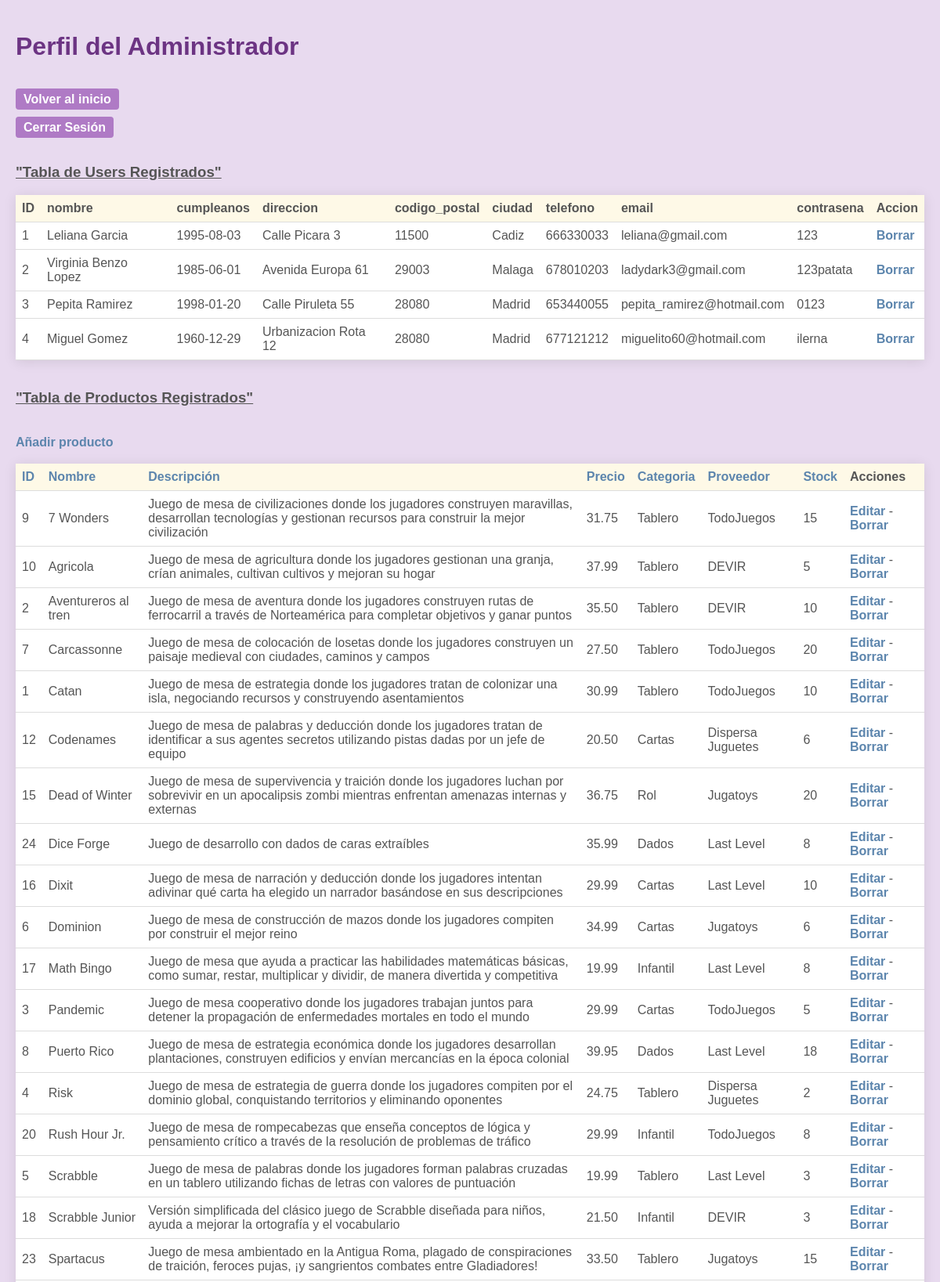
Page /models/adminManager.php?orden=nombre (signed in, upper part) on the committed database.
### tables this page shows
CREATE TABLE users (
id_user int (15) auto_increment PRIMARY KEY NOT NULL,
nombre varchar (50) NOT NULL,
cumpleanos date DEFAULT NULL,
direccion varchar (50) DEFAULT NULL,
codigo_postal varchar (5) DEFAULT NULL,
ciudad varchar (50) DEFAULT NULL,
telefono varchar (12) DEFAULT NULL,
email varchar (100) UNIQUE NOT NULL,
contrasena varchar (50) NOT NULL
);

CREATE TABLE productos (
id_producto int (10) auto_increment PRIMARY KEY NOT NULL, 
nombre varchar (50) NOT NULL,
descripcion MEDIUMTEXT,
precio decimal (10,2) NOT NULL,
id_categoria varchar (20) NOT NULL,
id_proveedor int (15) NOT NULL,
stock int NOT NULL,
CONSTRAINT id_categoria_fk FOREIGN KEY (id_categoria) REFERENCES categorias (id_categoria) ON DELETE CASCADE ON UPDATE CASCADE,
CONSTRAINT id_proveedor_fk FOREIGN KEY (id_proveedor) REFERENCES proveedores (id_proveedor) ON DELETE CASCADE ON UPDATE CASCADE
);

CREATE TABLE proveedores (
id_proveedor int (15) PRIMARY KEY NOT NULL,
nombre varchar (50) NOT NULL,
direccion varchar (50) NOT NULL,
telefono varchar (12) NOT NULL
);

### controllers/sesionController.php (called while the page is built, shortened)
<?php
	function getListaUsuarios() {
		$conecta = crearConexion();
		$consulta = "SELECT id_user, nombre, cumpleanos, direccion, codigo_postal, ciudad, telefono, email, contrasena FROM users";
		$resultado = mysqli_query($conecta, $consulta);
		return $resultado;
	}
	function getProductos($orden) {
		$conecta = crearConexion();
		$consulta = "SELECT productos.id_producto, productos.nombre, productos.descripcion, productos.precio, productos.id_categoria,
					proveedores.nombre as nombreProveedor, productos.stock
					FROM productos
					INNER JOIN proveedores
					ON productos.id_proveedor = proveedores.id_proveedor
					ORDER BY $orden";
		$resultado = mysqli_query($conecta, $consulta);
		return $resultado;
	}
?>

### controllers/funcionesAdmin.php (the view, shortened to what this page needs)
<!DOCTYPE html>
<html>
<head>
	<link rel="stylesheet" type="text/css" href="../views/perfilAdmin.css">
</head>
<body>
<?php
	function pintaTablaUsuarios(){
		$listaUsuarios = getListaUsuarios();
		echo "<table>\n
				<tr>\n
					<th>ID</th>\n
					<th>nombre</th>\n
					<th>cumpleanos</th>\n
					<th>direccion</th>\n
					<th>codigo_postal</th>\n
					<th>ciudad</th>\n
					<th>telefono</th>\n
					<th>email</th>\n
					<th>contrasena</th>\n
					<th>Accion</th>\n
				</tr>\n";
		while ($fila = mysqli_fetch_assoc($listaUsuarios)) {
		echo "<tr>\n";
		echo "<td>" . $fila['id_user'] . "</td>\n";
		echo "<td>" . $fila['nombre'] . "</td>\n";
		echo "<td>" . $fila['cumpleanos'] . "</td>\n";
		echo "<td>" . $fila['direccion'] . "</td>\n";
		echo "<td>" . $fila['codigo_postal'] . "</td>\n";
		echo "<td>" . $fila['ciudad'] . "</td>\n";
		echo "<td>" . $fila['telefono'] . "</td>\n";
		echo "<td>" . $fila['email'] . "</td>\n";
		echo "<td>" . $fila['contrasena'] . "</td>\n";
		echo "<td><a href='../models/adminManager.php?id_user=" . $fila['id_user'] . "'>Borrar</a></td>\n";
		echo "</tr>\n";
		}
		echo "</table>\n";
	}
	function pintaProductos($orden) {
		$productos = getProductos($orden);
		echo "<table>\n
				<tr>\n
					<th><a href='../models/adminManager.php?orden=id_producto'>ID</a></th>\n
					<th><a href='../models/adminManager.php?orden=nombre'>Nombre</a></th>\n
					<th><a href='../models/adminManager.php?orden=descripcion'>Descripción</a></th>\n
					<th><a href='../models/adminManager.php?orden=precio'>Precio</a></th>\n
					<th><a href='../models/adminManager.php?orden=id_categoria'>Categoria</a></th>\n
					<th><a href='../models/adminManager.php?orden=nombreProveedor'>Proveedor</a></th>\n
					<th><a href='../models/adminManager.php?orden=stock'>Stock</a></th>\n
					<th>Acciones</th>
				</tr>\n";
		while ($fila = mysqli_fetch_assoc($productos)) {
			echo "<tr>\n
					<td>" . $fila['id_producto'] . "</td>\n
					<td>" . $fila['nombre'] . "</td>\n
					<td>" . $fila['descripcion'] . "</td>\n
					<td>" . $fila['precio'] . "</td>\n
					<td>" . $fila['id_categoria'] . "</td>\n
					<td>" . $fila['nombreProveedor'] . "</td>\n
					<td>" . $fila['stock'] . "</td>\n";
				echo "<td><a href='../controllers/adminProductos.php?Editar=" . $fila['id_producto'] . "'>Editar</a> - <a href=
				'../controllers/adminProductos.php?Borrar=" . $fila['id_producto'] . "'>Borrar</a></td>";
			echo "</tr>\n";
		}
		echo "</table>";
	}
?>
</body>
</html>

### views/perfilAdmin.css (style rules this page uses)
body { font-family: Arial, sans-serif; background: #E8DAEF; color: #555; margin: 0; padding: 20px; }
table { width: 100%; border-collapse: collapse; margin: auto; background: #FFF; box-shadow: 0 2px 15px rgba(0,0,0,0.1); }
th, td { padding: 8px; text-align: left; border-bottom: 1px solid #ddd; }
th { background-color: #FEF9E7; color: #555; }
a { color: #5C85AD; text-decoration: none; font-weight: bold; }

### rows in the picture
users: id_user "1", nombre "Leliana Garcia", cumpleanos "1995-08-03", direccion "Calle Picara 3", codigo_postal "11500", ciudad "Cadiz", telefono "666330033", email "leliana@gmail.com", contrasena "123"
users: id_user "2", nombre "Virginia Benzo Lopez", cumpleanos "1985-06-01", direccion "Avenida Europa 61", codigo_postal "29003", ciudad "Malaga", telefono "678010203", email "ladydark3@gmail.com", contrasena "123patata"
users: id_user "3", nombre "Pepita Ramirez", cumpleanos "1998-01-20", direccion "Calle Piruleta 55", codigo_postal "28080", ciudad "Madrid", telefono "653440055", email "pepita_ramirez@hotmail.com", contrasena "0123"
users: id_user "4", nombre "Miguel Gomez", cumpleanos "1960-12-29", direccion "Urbanizacion Rota 12", codigo_postal "28080", ciudad "Madrid", telefono "677121212", email "miguelito60@hotmail.com", contrasena "ilerna"
productos: id_producto "9", nombre "7 Wonders", descripcion "Juego de mesa de civilizaciones donde los jugadores construyen maravillas, desarrollan tecnologías y gestionan recursos para construir la mejor civilización", precio "31.75", id_categoria "Tablero", id_proveedor.nombre "TodoJuegos", stock "15"
productos: id_producto "10", nombre "Agricola", descripcion "Juego de mesa de agricultura donde los jugadores gestionan una granja, crían animales, cultivan cultivos y mejoran su hogar", precio "37.99", id_categoria "Tablero", id_proveedor.nombre "DEVIR", stock "5"
productos: id_producto "2", nombre "Aventureros al tren", descripcion "Juego de mesa de aventura donde los jugadores construyen rutas de ferrocarril a través de Norteamérica para completar objetivos y ganar puntos", precio "35.50", id_categoria "Tablero", id_proveedor.nombre "DEVIR", stock "10"
productos: id_producto "7", nombre "Carcassonne", descripcion "Juego de mesa de colocación de losetas donde los jugadores construyen un paisaje medieval con ciudades, caminos y campos", precio "27.50", id_categoria "Tablero", id_proveedor.nombre "TodoJuegos", stock "20"
productos: id_producto "1", nombre "Catan", descripcion "Juego de mesa de estrategia donde los jugadores tratan de colonizar una isla, negociando recursos y construyendo asentamientos", precio "30.99", id_categoria "Tablero", id_proveedor.nombre "TodoJuegos", stock "10"
productos: id_producto "12", nombre "Codenames", descripcion "Juego de mesa de palabras y deducción donde los jugadores tratan de identificar a sus agentes secretos utilizando pistas dadas por un jefe de equipo", precio "20.50", id_categoria "Cartas", id_proveedor.nombre "Dispersa Juguetes", stock "6"
productos: id_producto "15", nombre "Dead of Winter", descripcion "Juego de mesa de supervivencia y traición donde los jugadores luchan por sobrevivir en un apocalipsis zombi mientras enfrentan amenazas internas y externas", precio "36.75", id_categoria "Rol", id_proveedor.nombre "Jugatoys", stock "20"
productos: id_producto "24", nombre "Dice Forge", descripcion "Juego de desarrollo con dados de caras extraíbles", precio "35.99", id_categoria "Dados", id_proveedor.nombre "Last Level", stock "8"
productos: id_producto "16", nombre "Dixit", descripcion "Juego de mesa de narración y deducción donde los jugadores intentan adivinar qué carta ha elegido un narrador basándose en sus descripciones", precio "29.99", id_categoria "Cartas", id_proveedor.nombre "Last Level", stock "10"
productos: id_producto "6", nombre "Dominion", descripcion "Juego de mesa de construcción de mazos donde los jugadores compiten por construir el mejor reino", precio "34.99", id_categoria "Cartas", id_proveedor.nombre "Jugatoys", stock "6"
productos: id_producto "17", nombre "Math Bingo", descripcion "Juego de mesa que ayuda a practicar las habilidades matemáticas básicas, como sumar, restar, multiplicar y dividir, de manera divertida y competitiva", precio "19.99", id_categoria "Infantil", id_proveedor.nombre "Last Level", stock "8"
productos: id_producto "3", nombre "Pandemic", descripcion "Juego de mesa cooperativo donde los jugadores trabajan juntos para detener la propagación de enfermedades mortales en todo el mundo", precio "29.99", id_categoria "Cartas", id_proveedor.nombre "TodoJuegos", stock "5"
productos: id_producto "8", nombre "Puerto Rico", descripcion "Juego de mesa de estrategia económica donde los jugadores desarrollan plantaciones, construyen edificios y envían mercancías en la época colonial", precio "39.95", id_categoria "Dados", id_proveedor.nombre "Last Level", stock "18"
productos: id_producto "4", nombre "Risk", descripcion "Juego de mesa de estrategia de guerra donde los jugadores compiten por el dominio global, conquistando territorios y eliminando oponentes", precio "24.75", id_categoria "Tablero", id_proveedor.nombre "Dispersa Juguetes", stock "2"
productos: id_producto "20", nombre "Rush Hour Jr.", descripcion "Juego de mesa de rompecabezas que enseña conceptos de lógica y pensamiento crítico a través de la resolución de problemas de tráfico", precio "29.99", id_categoria "Infantil", id_proveedor.nombre "TodoJuegos", stock "8"
productos: id_producto "5", nombre "Scrabble", descripcion "Juego de mesa de palabras donde los jugadores forman palabras cruzadas en un tablero utilizando fichas de letras con valores de puntuación", precio "19.99", id_categoria "Tablero", id_proveedor.nombre "Last Level", stock "3"
productos: id_producto "18", nombre "Scrabble Junior", descripcion "Versión simplificada del clásico juego de Scrabble diseñada para niños, ayuda a mejorar la ortografía y el vocabulario", precio "21.50", id_categoria "Infantil", id_proveedor.nombre "DEVIR", stock "3"
productos: id_producto "23", nombre "Spartacus", descripcion "Juego de mesa ambientado en la Antigua Roma, plagado de conspiraciones de traición, feroces pujas, ¡y sangrientos combates entre Gladiadores!", precio "33.50", id_categoria "Tablero", id_proveedor.nombre "Jugatoys", stock "15"
